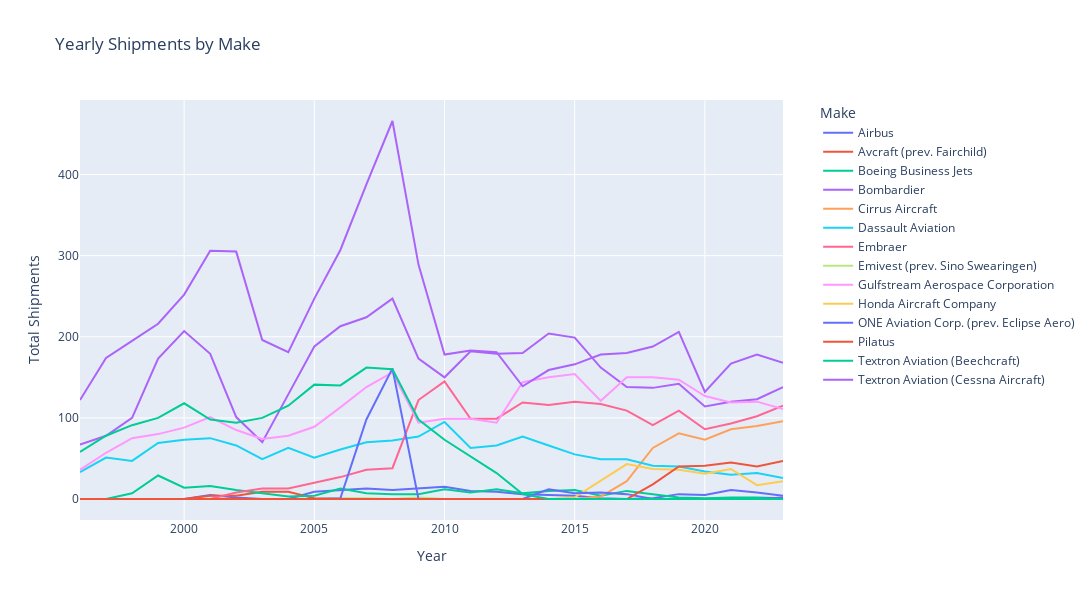

Write notebook code for a chart like this one.
### Code cell
# Group by 'Make' and 'Year', then sum the 'Shipments'
make_yearly_totals = aircraft_data_long.groupby(['Make', 'Year'])['Shipments'].sum().reset_index()

# Create the plotly figure
fig = px.line(make_yearly_totals, x='Year', y='Shipments', color='Make', title='Yearly Shipments by Make')

# Update layout for better visualization
fig.update_layout(
    xaxis_title='Year',
    yaxis_title='Total Shipments',
    legend_title='Make',
    legend=dict(
        x=1.05,
        y=1,
        traceorder='normal',
        bgcolor='rgba(0,0,0,0)',
        bordercolor='rgba(0,0,0,0)'
    ),
    width=1600,
    height=600
)

# Save to html file
fig.write_html('bussiness_jet_yearly_shipments_by_make.html')

# Show the plot
fig.show()

### Figure 1 — Plotly figure (JSON) as saved in the notebook; plotly's stock layout.template omitted (floating-point values rounded to 4 significant figures)
{"data": [{"hovertemplate": "Make=Airbus<br>Year=%{x}<br>Shipments=%{y}<extra></extra>", "legendgroup": "Airbus", "line": {"color": "#636efa", "dash": "solid"}, "marker": {"symbol": "circle"}, "mode": "lines", "name": "Airbus", "orientation": "v", "showlegend": true, "type": "scatter", "x": [1996, 1997, 1998, 1999, 2000, 2001, 2002, 2003, 2004, 2005, 2006, 2007, 2008, 2009, 2010, 2011, 2012, 2013, 2014, 2015, 2016, 2017, 2018, 2019, 2020, 2021, 2022, 2023], "xaxis": "x", "y": [0, 0, 0, 0, 0, 5, 2, 0, 0, 9, 11, 13, 11, 13, 15, 10, 9, 6, 5, 4, 1, 0, 1, 6, 5, 11, 8, 4], "yaxis": "y"}, {"hovertemplate": "Make=Avcraft (prev. Fairchild)<br>Year=%{x}<br>Shipments=%{y}<extra></extra>", "legendgroup": "Avcraft (prev. Fairchild)", "line": {"color": "#EF553B", "dash": "solid"}, "marker": {"symbol": "circle"}, "mode": "lines", "name": "Avcraft (prev. Fairchild)", "orientation": "v", "showlegend": true, "type": "scatter", "x": [1996, 1997, 1998, 1999, 2000, 2001, 2002, 2003, 2004, 2005, 2006, 2007, 2008, 2009, 2010, 2011, 2012, 2013, 2014, 2015, 2016, 2017, 2018, 2019, 2020, 2021, 2022, 2023], "xaxis": "x", "y": [0, 0, 0, 0, 0, 4, 4, 9, 9, 1, 0, 0, 0, 0, 0, 0, 0, 0, 0, 0, 0, 0, 0, 0, 0, 0, 0, 0], "yaxis": "y"}, {"hovertemplate": "Make=Boeing Business Jets<br>Year=%{x}<br>Shipments=%{y}<extra></extra>", "legendgroup": "Boeing Business Jets", "line": {"color": "#00cc96", "dash": "solid"}, "marker": {"symbol": "circle"}, "mode": "lines", "name": "Boeing Business Jets", "orientation": "v", "showlegend": true, "type": "scatter", "x": [1996, 1997, 1998, 1999, 2000, 2001, 2002, 2003, 2004, 2005, 2006, 2007, 2008, 2009, 2010, 2011, 2012, 2013, 2014, 2015, 2016, 2017, 2018, 2019, 2020, 2021, 2022, 2023], "xaxis": "x", "y": [0, 0, 7, 29, 14, 16, 11, 7, 3, 4, 13, 7, 6, 6, 12, 8, 12, 7, 10, 11, 4, 10, 6, 2, 1, 2, 2, 1], "yaxis": "y"}, {"hovertemplate": "Make=Bombardier<br>Year=%{x}<br>Shipments=%{y}<extra></extra>", "legendgroup": "Bombardier", "line": {"color": "#ab63fa", "dash": "solid"}, "marker": {"symbol": "circle"}, "mode": "lines", "name": "Bombardier", "orientation": "v", "showlegend": true, "type": "scatter", "x": [1996, 1997, 1998, 1999, 2000, 2001, 2002, 2003, 2004, 2005, 2006, 2007, 2008, 2009, 2010, 2011, 2012, 2013, 2014, 2015, 2016, 2017, 2018, 2019, 2020, 2021, 2022, 2023], "xaxis": "x", "y": [67, 78, 100, 173, 207, 179, 101, 70, 129, 188, 213, 224, 247, 173, 150, 182, 179, 180, 204, 199, 162, 138, 137, 142, 114, 120, 123, 138], "yaxis": "y"}, {"hovertemplate": "Make=Cirrus Aircraft<br>Year=%{x}<br>Shipments=%{y}<extra></extra>", "legendgroup": "Cirrus Aircraft", "line": {"color": "#FFA15A", "dash": "solid"}, "marker": {"symbol": "circle"}, "mode": "lines", "name": "Cirrus Aircraft", "orientation": "v", "showlegend": true, "type": "scatter", "x": [1996, 1997, 1998, 1999, 2000, 2001, 2002, 2003, 2004, 2005, 2006, 2007, 2008, 2009, 2010, 2011, 2012, 2013, 2014, 2015, 2016, 2017, 2018, 2019, 2020, 2021, 2022, 2023], "xaxis": "x", "y": [0, 0, 0, 0, 0, 0, 0, 0, 0, 0, 0, 0, 0, 0, 0, 0, 0, 0, 0, 0, 3, 22, 63, 81, 73, 86, 90, 96], "yaxis": "y"}, {"hovertemplate": "Make=Dassault Aviation<br>Year=%{x}<br>Shipments=%{y}<extra></extra>", "legendgroup": "Dassault Aviation", "line": {"color": "#19d3f3", "dash": "solid"}, "marker": {"symbol": "circle"}, "mode": "lines", "name": "Dassault Aviation", "orientation": "v", "showlegend": true, "type": "scatter", "x": [1996, 1997, 1998, 1999, 2000, 2001, 2002, 2003, 2004, 2005, 2006, 2007, 2008, 2009, 2010, 2011, 2012, 2013, 2014, 2015, 2016, 2017, 2018, 2019, 2020, 2021, 2022, 2023], "xaxis": "x", "y": [33, 51, 47, 69, 73, 75, 66, 49, 63, 51, 61, 70, 72, 77, 95, 63, 66, 77, 66, 55, 49, 49, 41, 40, 34, 30, 32, 26], "yaxis": "y"}, {"hovertemplate": "Make=Embraer<br>Year=%{x}<br>Shipments=%{y}<extra></extra>", "legendgroup": "Embraer", "line": {"color": "#FF6692", "dash": "solid"}, "marker": {"symbol": "circle"}, "mode": "lines", "name": "Embraer", "orientation": "v", "showlegend": true, "type": "scatter", "x": [1996, 1997, 1998, 1999, 2000, 2001, 2002, 2003, 2004, 2005, 2006, 2007, 2008, 2009, 2010, 2011, 2012, 2013, 2014, 2015, 2016, 2017, 2018, 2019, 2020, 2021, 2022, 2023], "xaxis": "x", "y": [0, 0, 0, 0, 0, 0, 8, 13, 13, 20, 27, 36, 38, 122, 145, 99, 99, 119, 116, 120, 117, 109, 91, 109, 86, 93, 102, 115], "yaxis": "y"}, {"hovertemplate": "Make=Emivest (prev. Sino Swearingen)<br>Year=%{x}<br>Shipments=%{y}<extra></extra>", "legendgroup": "Emivest (prev. Sino Swearingen)", "line": {"color": "#B6E880", "dash": "solid"}, "marker": {"symbol": "circle"}, "mode": "lines", "name": "Emivest (prev. Sino Swearingen)", "orientation": "v", "showlegend": true, "type": "scatter", "x": [1996, 1997, 1998, 1999, 2000, 2001, 2002, 2003, 2004, 2005, 2006, 2007, 2008, 2009, 2010, 2011, 2012, 2013, 2014, 2015, 2016, 2017, 2018, 2019, 2020, 2021, 2022, 2023], "xaxis": "x", "y": [0, 0, 0, 0, 0, 0, 0, 0, 0, 0, 1, 1, 0, 2, 0, 0, 0, 0, 0, 0, 0, 0, 0, 0, 0, 0, 0, 0], "yaxis": "y"}, {"hovertemplate": "Make=Gulfstream Aerospace Corporation<br>Year=%{x}<br>Shipments=%{y}<extra></extra>", "legendgroup": "Gulfstream Aerospace Corporation", "line": {"color": "#FF97FF", "dash": "solid"}, "marker": {"symbol": "circle"}, "mode": "lines", "name": "Gulfstream Aerospace Corporation", "orientation": "v", "showlegend": true, "type": "scatter", "x": [1996, 1997, 1998, 1999, 2000, 2001, 2002, 2003, 2004, 2005, 2006, 2007, 2008, 2009, 2010, 2011, 2012, 2013, 2014, 2015, 2016, 2017, 2018, 2019, 2020, 2021, 2022, 2023], "xaxis": "x", "y": [36, 57, 75, 80, 88, 101, 85, 74, 78, 89, 113, 138, 156, 94, 99, 99, 94, 144, 150, 154, 121, 150, 150, 147, 127, 119, 120, 111], "yaxis": "y"}, {"hovertemplate": "Make=Honda Aircraft Company<br>Year=%{x}<br>Shipments=%{y}<extra></extra>", "legendgroup": "Honda Aircraft Company", "line": {"color": "#FECB52", "dash": "solid"}, "marker": {"symbol": "circle"}, "mode": "lines", "name": "Honda Aircraft Company", "orientation": "v", "showlegend": true, "type": "scatter", "x": [1996, 1997, 1998, 1999, 2000, 2001, 2002, 2003, 2004, 2005, 2006, 2007, 2008, 2009, 2010, 2011, 2012, 2013, 2014, 2015, 2016, 2017, 2018, 2019, 2020, 2021, 2022, 2023], "xaxis": "x", "y": [0, 0, 0, 0, 0, 0, 0, 0, 0, 0, 0, 0, 0, 0, 0, 0, 0, 0, 0, 2, 23, 43, 37, 36, 31, 37, 17, 22], "yaxis": "y"}, {"hovertemplate": "Make=ONE Aviation Corp. (prev. Eclipse Aero)<br>Year=%{x}<br>Shipments=%{y}<extra></extra>", "legendgroup": "ONE Aviation Corp. (prev. Eclipse Aero)", "line": {"color": "#636efa", "dash": "solid"}, "marker": {"symbol": "circle"}, "mode": "lines", "name": "ONE Aviation Corp. (prev. Eclipse Aero)", "orientation": "v", "showlegend": true, "type": "scatter", "x": [1996, 1997, 1998, 1999, 2000, 2001, 2002, 2003, 2004, 2005, 2006, 2007, 2008, 2009, 2010, 2011, 2012, 2013, 2014, 2015, 2016, 2017, 2018, 2019, 2020, 2021, 2022, 2023], "xaxis": "x", "y": [0, 0, 0, 0, 0, 0, 0, 0, 0, 0, 1, 98, 161, 0, 0, 0, 0, 0, 12, 7, 8, 6, 0, 0, 0, 0, 0, 2], "yaxis": "y"}, {"hovertemplate": "Make=Pilatus<br>Year=%{x}<br>Shipments=%{y}<extra></extra>", "legendgroup": "Pilatus", "line": {"color": "#EF553B", "dash": "solid"}, "marker": {"symbol": "circle"}, "mode": "lines", "name": "Pilatus", "orientation": "v", "showlegend": true, "type": "scatter", "x": [1996, 1997, 1998, 1999, 2000, 2001, 2002, 2003, 2004, 2005, 2006, 2007, 2008, 2009, 2010, 2011, 2012, 2013, 2014, 2015, 2016, 2017, 2018, 2019, 2020, 2021, 2022, 2023], "xaxis": "x", "y": [0, 0, 0, 0, 0, 0, 0, 0, 0, 0, 0, 0, 0, 0, 0, 0, 0, 0, 0, 0, 0, 0, 18, 40, 41, 45, 40, 47], "yaxis": "y"}, {"hovertemplate": "Make=Textron Aviation (Beechcraft)<br>Year=%{x}<br>Shipments=%{y}<extra></extra>", "legendgroup": "Textron Aviation (Beechcraft)", "line": {"color": "#00cc96", "dash": "solid"}, "marker": {"symbol": "circle"}, "mode": "lines", "name": "Textron Aviation (Beechcraft)", "orientation": "v", "showlegend": true, "type": "scatter", "x": [1996, 1997, 1998, 1999, 2000, 2001, 2002, 2003, 2004, 2005, 2006, 2007, 2008, 2009, 2010, 2011, 2012, 2013, 2014, 2015, 2016, 2017, 2018, 2019, 2020, 2021, 2022, 2023], "xaxis": "x", "y": [58, 78, 91, 100, 118, 98, 94, 100, 115, 141, 140, 162, 160, 98, 73, 52, 32, 6, 0, 0, 0, 0, 0, 0, 0, 0, 0, 0], "yaxis": "y"}, {"hovertemplate": "Make=Textron Aviation (Cessna Aircraft)<br>Year=%{x}<br>Shipments=%{y}<extra></extra>", "legendgroup": "Textron Aviation (Cessna Aircraft)", "line": {"color": "#ab63fa", "dash": "solid"}, "marker": {"symbol": "circle"}, "mode": "lines", "name": "Textron Aviation (Cessna Aircraft)", "orientation": "v", "showlegend": true, "type": "scatter", "x": [1996, 1997, 1998, 1999, 2000, 2001, 2002, 2003, 2004, 2005, 2006, 2007, 2008, 2009, 2010, 2011, 2012, 2013, 2014, 2015, 2016, 2017, 2018, 2019, 2020, 2021, 2022, 2023], "xaxis": "x", "y": [122, 174, 195, 216, 252, 306, 305, 196, 181, 247, 307, 388, 466, 289, 178, 183, 181, 139, 159, 166, 178, 180, 188, 206, 132, 167, 178, 168], "yaxis": "y"}], "layout": {"height": 600, "legend": {"bgcolor": "rgba(0,0,0,0)", "bordercolor": "rgba(0,0,0,0)", "title": {"text": "Make"}, "tracegroupgap": 0, "traceorder": "normal", "x": 1.05, "y": 1}, "title": {"text": "Yearly Shipments by Make"}, "width": 1600, "xaxis": {"anchor": "y", "domain": [0, 1], "title": {"text": "Year"}}, "yaxis": {"anchor": "x", "domain": [0, 1], "title": {"text": "Total Shipments"}}}}
